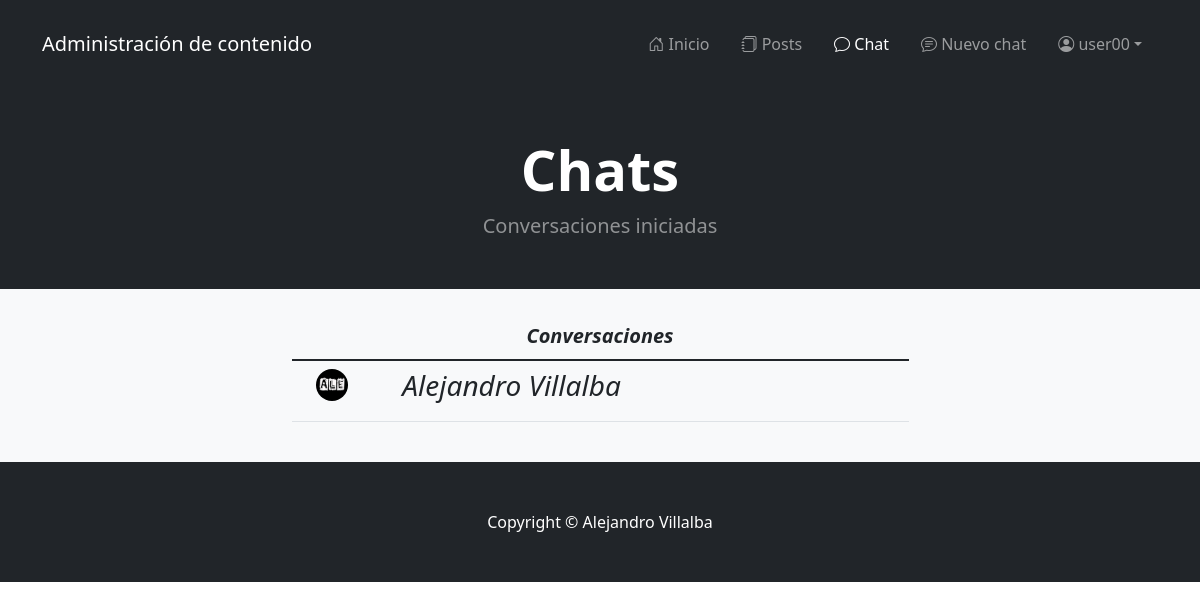
/chats/ (signed in), run on the app's committed database.
### mensajeria/models.py (models this page shows)
class Chat(models.Model):
    user_chat_1    = models.ForeignKey(User, on_delete=models.CASCADE, related_name='chat_user_1')
    user_chat_2    = models.ForeignKey(User, on_delete=models.CASCADE, related_name='chat_user_2')
    fecha_creacion = models.DateField(auto_now=False, auto_now_add=True)

### accounts/models.py (models this page shows)
class UserExtension(models.Model):
    user        = models.OneToOneField(User, on_delete=models.CASCADE)
    descripcion = models.CharField(max_length=255, null=True)
    link        = models.URLField(max_length=100, null=True)
    avatar      = models.ImageField(upload_to='avatares/', null=True, blank=True)

### mensajeria/views.py (the view)
# urls.py: path('', ver_chats, name='ver_chats'),
@login_required
def ver_chats(request):
    chats = Chat.objects.all().filter(user_chat_2=request.user).union(
            Chat.objects.all().filter(user_chat_1=request.user)
    ).order_by('id')
    return render(request, 'mensajeria/ver_chats.html', { 'chats' : chats })

### mensajeria/templates/mensajeria/ver_chats.html (shortened to what this page needs)
{% extends 'base/base_head.html' %}
{% load static %}
{% block bloque_chat_active %}
    active
{% endblock bloque_chat_active %}
{% block bloque_nav_items_chat %}
    <li class="nav-item"><a class="nav-link px-lg-3 py-3 py-lg-4" href={% url 'nuevo_chat' %}><i class="bi bi-chat-text"></i> Nuevo chat</a></li>
{% endblock bloque_nav_items_chat %}
{% block bloque_h1_header %}
    Chats
{% endblock bloque_h1_header %}
{% block bloque_sub_header %}
    Conversaciones iniciadas
{% endblock bloque_sub_header %}
{% block bloque_contenido %}
    <section class="bg-light">
        <div class="container p-3 p-lg-4">
            <div class="row gx-4 gx-lg-5 justify-content-center">
                <div class="col-md-10 col-lg-8 col-xl-7">
                    <table class="table fst-italic">
                        <thead>
                            <tr>
                                <th class="fw-bolder lead text-center" colspan="2">Conversaciones</th>
                            </tr>
                        </thead>
                        <tbody>
                            {% if chats %}
                                {% for chat in chats %}
                                    <tr>
                                        <td class="col-lg-2">
                                            <div class="mx-3 mb-5 mb-lg-0">
                                                {% if request.user == chat.user_chat_1 %}
                                                    {% if chat.user_chat_2.userextension.avatar %}
                                                        <img width="48" height="48" class="img-avatar rounded-circle" src= {{ chat.user_chat_2.userextension.avatar.url }} alt="Avatar"/>
                                                    {% else %}
                                                        <img width="48" height="48" class="img-avatar rounded-circle" src= {% static 'assets/img/blank-profile.jpg' %} alt="Sin avatar"/>
                                                    {% endif %}
                                                {% else %}
                                                    {% if chat.user_chat_1.userextension.avatar %}
                                                        <img width="48" height="48" class="img-avatar rounded-circle" src= {{ chat.user_chat_1.userextension.avatar.url }} alt="Avatar"/>
                                                    {% else %}
                                                        <img width="48" height="48" class="img-avatar rounded-circle" src= {% static 'assets/img/blank-profile.jpg' %} alt="Sin avatar"/>
                                                    {% endif %}
                                                {% endif %}
                                            </div>
                                        </td>
                                        <td class="col-lg-10 post-preview">
                                            <a href={% url 'ver_chat' chat.id %}>
                                                {% if request.user == chat.user_chat_1 %}
                                                    <h3 class="post-subtitle">
                                                        {% if chat.user_chat_2.get_full_name %}
                                                            {{ chat.user_chat_2.get_full_name }}
                                                        {% else %}
                                                            {{ chat.user_chat_2.username }}
                                                        {% endif %}
                                                    </h3>
                                                {% else %}
                                                    <h3 class="post-subtitle">
                                                        {% if chat.user_chat_1.get_full_name %}
                                                            {{ chat.user_chat_1.get_full_name }}
                                                        {% else %}
                                                            {{ chat.user_chat_1.username }}
                                                        {% endif %}
                                                    </h3>
                                                {% endif %}
                                        </td>
                                    </tr>
                                {% endfor %}
                            {% endif %}
                        </tbody>
                    </table>
                </div>
            </div>
        </div>
    </section>
{% endblock bloque_contenido %}

### home/templates/base/base.html (shortened to what this page needs)
<!DOCTYPE html>
<html lang="es">
    <head>
        {% load static %}
        <link rel="stylesheet" href="https://cdn.jsdelivr.net/npm/bootstrap-icons@1.9.1/font/bootstrap-icons.css">
        <link href={% static 'css/styles.css' %} rel="stylesheet"/>
    </head>
    <body>
        {% load static %}
        <nav class="navbar navbar-expand-lg navbar-dark bg-dark">
            <div class="container">
                <a class="navbar-brand" href={% url 'home' %}>Administración de contenido</a>
                <div class="collapse navbar-collapse" id="navbarSupportedContent">
                    <ul class="navbar-nav ms-auto py-4 py-lg-0">
                        <li class="nav-item"><a class="nav-link px-lg-3 py-3 py-lg-4 {% block bloque_home_active %}{% endblock bloque_home_active %}" href={% url 'home' %}><i class="bi bi-house-door"></i> Inicio</a></li>
                        <li class="nav-item"><a class="nav-link px-lg-3 py-3 py-lg-4 {% block bloque_posts_active %}{% endblock bloque_posts_active %}" href={% url 'ver_posts' %}><i class="bi bi-journals"></i> Posts</a></li>
                        {% if request.user.is_authenticated and not request.user.is_staff %}
                            <li class="nav-item"><a class="nav-link px-lg-3 py-3 py-lg-4 {% block bloque_chat_active %}{% endblock bloque_chat_active %}" href={% url 'ver_chats' %}><i class="bi bi-chat"></i> Chat</a></li>
                            {% block bloque_nav_items_chat %}{% endblock bloque_nav_items_chat %}
                        {% endif %}
                        <li class="nav-item dropdown">
                            {% if request.user.is_authenticated %}
                                <a class="nav-link px-lg-3 py-3 py-lg-4 dropdown-toggle" id="navbarDropdown" href="#" role="button" data-bs-toggle="dropdown" aria-haspopup="true" aria-expanded="false"><i class="bi bi-person-circle"></i> {{ request.user.username }}</a>
                            {% endif %}
                        </li>
                    </ul>
                </div>
            </div>
        </nav>
        {% block bloque_header %}{% endblock bloque_header %}
        {% block bloque_contenido %}{% endblock bloque_contenido %}
        <footer class="footer bg-dark">
            <div class="container">
                <p class="m-0 text-center text-white">Copyright &copy; Alejandro Villalba</p>
            </div>
        </footer>
    </body>
</html>

### data on the page
Chat: user_chat_1.userextension.avatar (picture), user_chat_1.get_full_name "Alejandro Villalba"

### other printed values
{{ request.user.username }} "user00"
